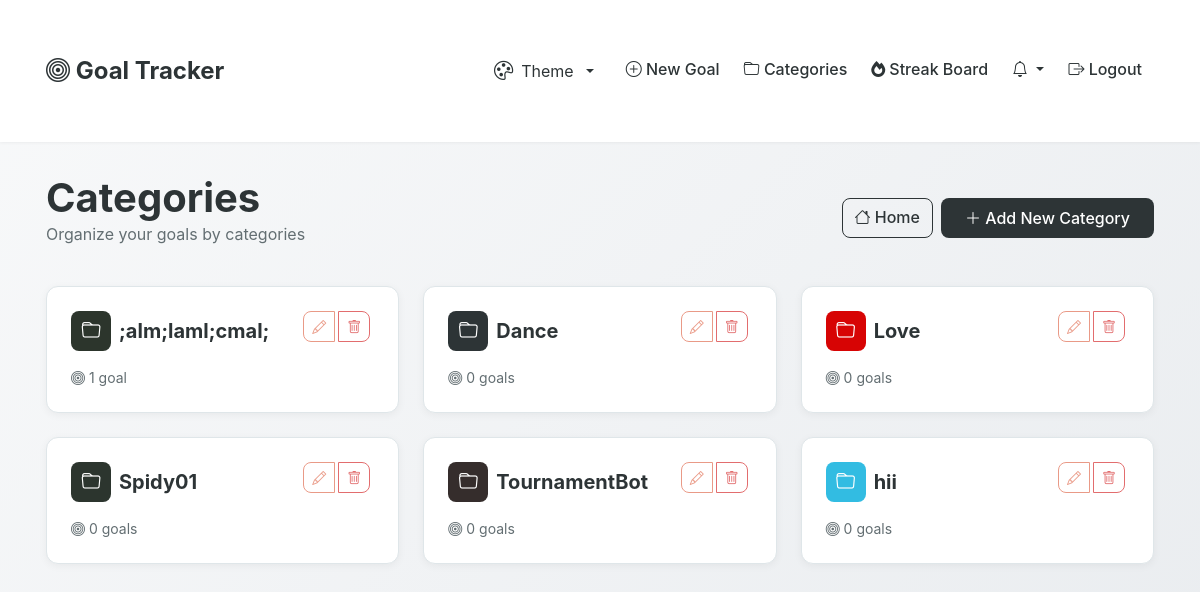
Page /categories/ (signed in) on the committed database.
### goals/models.py (models this page shows, shortened)
class Category(models.Model):
    user = models.ForeignKey(User, on_delete=models.CASCADE, related_name='categories')
    name = models.CharField(max_length=100)
    color = models.CharField(max_length=7, default='#2d3436')  # Hex color code
    created_date = models.DateTimeField(auto_now_add=True)
    class Meta:
        verbose_name_plural = "Categories"
        ordering = ['name']

### goals/views.py (the view)
# urls.py: path('categories/', views.category_list, name='category_list'),
@login_required
def category_list(request):
    categories = Category.objects.filter(user=request.user)
    return render(request, 'goals/category_list.html', {'categories': categories})

### goals/templates/goals/category_list.html (shortened to what this page needs)
{% extends 'goals/base.html' %}
{% block content %}
<div class="d-flex justify-content-between align-items-center mb-4">
    <div>
        <h1 class="mb-0">Categories</h1>
        <p class="text-muted">Organize your goals by categories</p>
    </div>
    <div class="d-flex gap-2">
        <a href="{% url 'goal_list' %}" class="btn btn-outline-primary">
            <i class="bi bi-house"></i> Home
        </a>
        <a href="{% url 'category_create' %}" class="btn btn-primary">
            <i class="bi bi-plus-lg"></i> Add New Category
        </a>
    </div>
</div>
{% if categories %}
    <div class="row row-cols-1 row-cols-md-2 row-cols-lg-3 g-4">
        {% for category in categories %}
            <div class="col">
                <div class="card category-card h-100">
                    <div class="card-body">
                        <div class="d-flex justify-content-between align-items-start mb-3">
                            <div class="d-flex align-items-center gap-2">
                                <div class="category-icon" style="background-color: {{ category.color }}; color: white;">
                                    <i class="bi bi-folder"></i>
                                </div>
                                <h5 class="card-title mb-0">{{ category.name }}</h5>
                            </div>
                            <div class="category-actions btn-group">
                                <a href="{% url 'category_update' category.pk %}" class="btn btn-outline-primary btn-sm">
                                    <i class="bi bi-pencil"></i>
                                </a>
                                <a href="{% url 'category_delete' category.pk %}" class="btn btn-outline-danger btn-sm">
                                    <i class="bi bi-trash"></i>
                                </a>
                            </div>
                        </div>
                        <p class="text-muted small mb-0">
                            <i class="bi bi-bullseye"></i>
                            {{ category.goals.count }} goal{{ category.goals.count|pluralize }}
                        </p>
                    </div>
                </div>
            </div>
        {% endfor %}
    </div>
{% endif %}
{% endblock %}

### goals/templates/goals/base.html (style rules this page uses)
:root { --primary-color: #2d3436; --secondary-color: #636e72; --accent-color: #e17055; --success-color: #00b894; --warning-color: #fdcb6e; --danger-color: #d63031; }
[data-theme="light"] { --bg-color: #f8f9fa; --bg-gradient: linear-gradient(135deg, #f8f9fa 0%, #e9ecef 100%); --card-bg: white; --text-color: #2d3436; --text-muted: #636e72; --border-color: #dfe6e9; --shadow-color: rgba(0,0,0,0.05); }
body { background: var(--bg-gradient); min-height: 100vh; color: var(--text-color); transition: background-color 0.3s ease, color 0.3s ease; font-family: 'Inter', -apple-system, BlinkMacSystemFont, 'Segoe UI', Roboto, Oxygen, Ubuntu, Cantarell, 'Open Sans', 'Helvetica Neue', sans-serif; }
.card { border: none; border-radius: 12px; box-shadow: 0 2px 8px var(--shadow-color); transition: all 0.3s ease; background-color: var(--card-bg); overflow: hidden; }
.btn-primary { background: var(--primary-color); border: none; padding: 0.5rem 1.5rem; border-radius: 8px; font-weight: 500; }
.btn-outline-primary { border-color: var(--primary-color); color: var(--primary-color); border-radius: 8px; font-weight: 500; transition: all 0.3s ease; }
.btn-outline-danger { border-color: var(--danger-color); color: var(--danger-color); border-radius: 8px; font-weight: 500; }
h1, h2, h3, h4, h5, h6 { color: var(--text-color); font-weight: 700; }
.text-muted { color: var(--text-muted) !important; }
.btn-group .btn { border-radius: 8px; margin: 0 0.25rem; }
.card-title { margin-bottom: 1.5rem; }
.category-card { background: var(--card-bg); border-radius: 12px; overflow: hidden; transition: all 0.3s ease; border: 1px solid var(--border-color); }
.category-card .btn-outline-primary { border-color: var(--accent-color); color: var(--accent-color); }
.category-card .btn-outline-danger { border-color: var(--danger-color); color: var(--danger-color); }
.category-icon { width: 40px; height: 40px; border-radius: 8px; display: flex; align-items: center; justify-content: center; font-size: 1.2rem; transition: all 0.3s ease; }
.category-actions { opacity: 0.7; transition: all 0.3s ease; }
.btn-group .btn-outline-primary { border-color: var(--accent-color); color: var(--accent-color); }
.card-body { padding: 1.5rem; }
.card-title { margin-bottom: 1rem; }

### rows in the picture
Category: name ";alm;laml;cmal;", goals.count "1"
Category: name "Dance", goals.count "0"
Category: name "Love", goals.count "0"
Category: name "Spidy01", goals.count "0"
Category: name "TournamentBot", goals.count "0"
Category: name "hii", goals.count "0"
